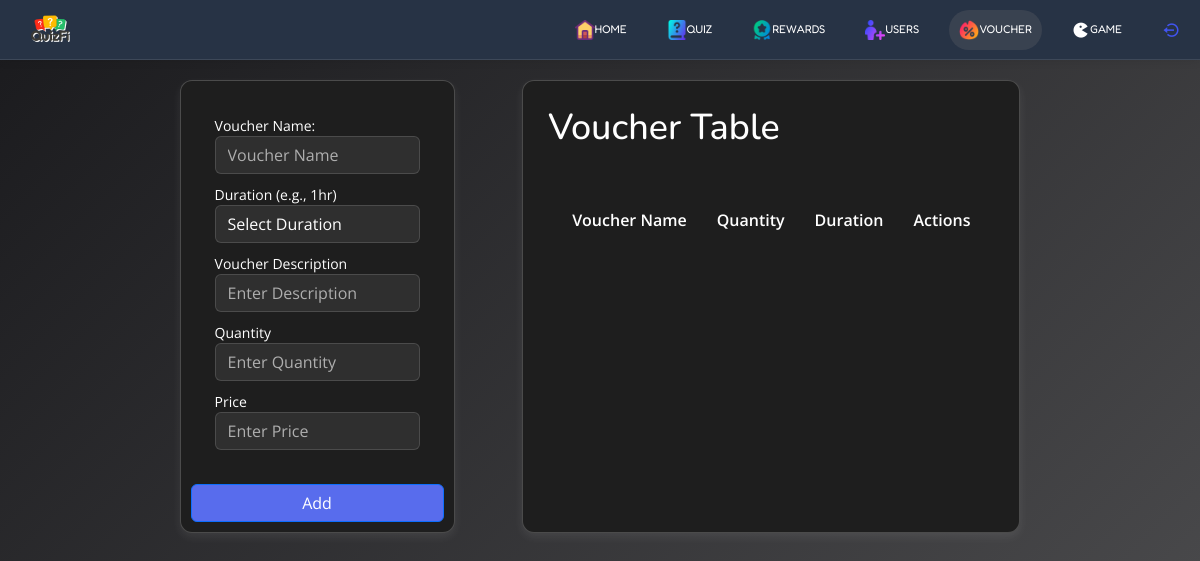
Page /admin/manage_voucher.php (signed in) on the earlier database version.
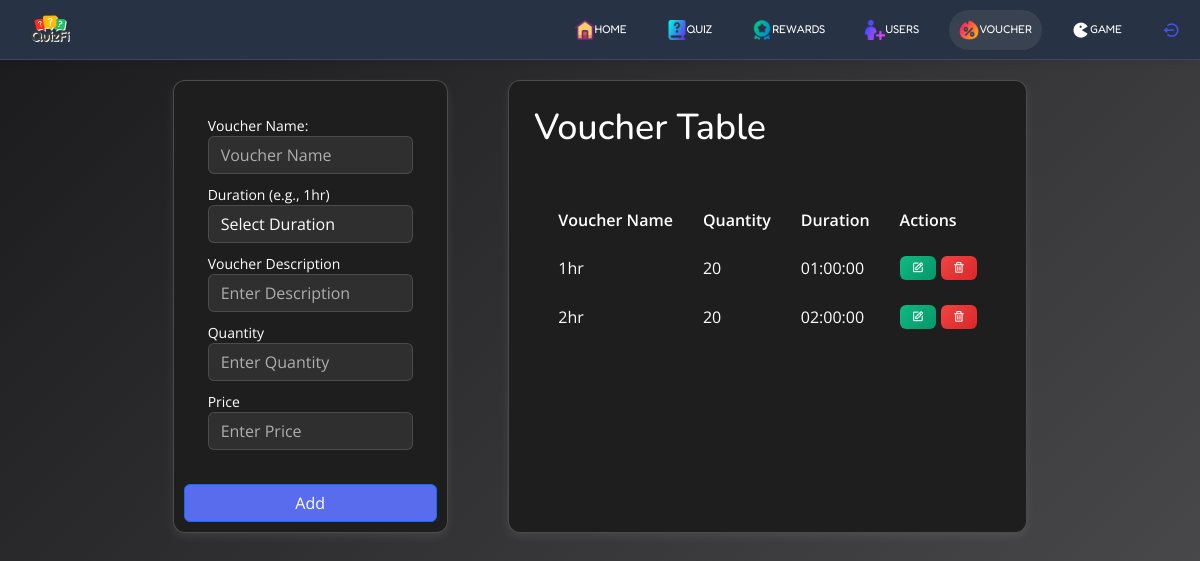
Same page on the later database version.
### tables this page shows
CREATE TABLE IF NOT EXISTS `vouchers` (
  `voucher_id` int NOT NULL AUTO_INCREMENT,
  `voucher_name` varchar(255) DEFAULT NULL,
  `voucher_description` varchar(255) DEFAULT NULL,
  `points` int DEFAULT NULL,
  `quantity` int DEFAULT NULL,
  `duration` time DEFAULT NULL,
  PRIMARY KEY (`voucher_id`)
);

### admin/manage_voucher.php (the view, shortened to what this page needs)
<?php
include 'includes/header.php';
include 'includes/session.php';
?>
<link rel="stylesheet" href="css/manage_voucher.css">
<link rel="stylesheet" href="https://cdn.datatables.net/1.13.7/css/jquery.dataTables.min.css">
<link rel="stylesheet" href="https://cdn.datatables.net/responsive/2.5.0/css/responsive.dataTables.min.css">
<body>
    <header class="header" id="header">
        <?php include_once 'includes/nav-top.php' ?>
    </header>
    <main class="main" id="main">
        <div class="container">
            <div class="card">
                <div class="card-body">
                    <form id="addVoucher">
                        <div class="form-group">
                            <label for="voucher_name">Voucher Name:</label>
                            <input type="text" placeholder="Voucher Name" name="voucher_name" id="voucher_name" class="form-control" required>
                        </div>
                        <div class="form-group">
                            <label for="voucher_duration">Duration (e.g., 1hr)</label>
                            <select class="form-control" id="voucher_duration" name="voucher_duration" required>
                                <option value="" disabled selected>Select Duration</option>
                            </select>
                        </div>
                        <div class="form-group">
                            <label for="voucher_description">Voucher Description</label>
                            <input type="text" placeholder="Enter Description" class="form-control"
                                id="voucher_description" name="voucher_description" required>
                        </div>
                        <div class="form-group">
                            <label for="voucher_quantity">Quantity</label>
                            <input type="number" placeholder="Enter Quantity" class="form-control" id="voucher_quantity"
                                name="voucher_quantity" require d oninput="this.value=this.value.toUpperCase()">
                        </div>
                        <div class="form-group">
                            <label for="voucher_price">Price</label>
                            <input type="number" placeholder="Enter Price" class="form-control" id="voucher_price"
                                name="voucher_price" required oninput="this.value=this.value.toUpperCase()">
                        </div>
                    </form>
                </div>
                <button type="submit" class="btn btn-primary" form="addVoucher">Add</button>
            </div>
            <div class="card">
                <div class="card-header">
                    <h2>Voucher Table</h2>
                </div>
                <div class="card-body">
                    <table id="voucherTable" class="voucherTable stripe">
                        <thead>
                            <tr>
                                <th>Voucher Name</th>
                                <th>Quantity</th>
                                <th>Duration</th>
                                <th>Actions</th>
                            </tr>
                        </thead>
                        <tbody>
                            <?php
                            $sql = "SELECT * FROM vouchers ORDER BY quantity desc";
                            $result = $conn->query($sql);
                            while ($row = $result->fetch_assoc()): ?>
                                <tr>
                                    <td data-label="Voucher Name"><?php echo htmlspecialchars($row['voucher_name']); ?></td>
                                    <td data-label="Quantity"><?php echo htmlspecialchars($row['quantity']); ?></td>
                                    <td data-label="Duration"><?php echo htmlspecialchars($row['duration']); ?></td>
                                    <td data-label="Actions">
                                        <a onclick="editQuantity('<?php echo $row['voucher_id'] ?>', '<?php echo $row['quantity'] ?>')"
                                            class="btn btn-edit" data-toggle="tooltip" data-placement="top"
                                            title="Edit Quantity"><i class='bx bx-edit'></i></a>
                                        <a onclick="delVoucher('<?php echo $row['voucher_id'] ?>')" class="btn btn-delete"
                                            data-toggle="tooltip" data-placement="top" title="Delete Voucher"><i
                                                class='bx bx-trash'></i></a>
                                    </td>
                                </tr>
                            <?php endwhile;
                            ?>
                        </tbody>
                    </table>
                </div>
            </div>
        </div>
    </main>
</body>

### admin/includes/header.php (shortened to what this page needs)
<head>
    <link href="assets/vendor/bootstrap/css/bootstrap.min.css" rel="stylesheet">
    <link href="assets/vendor/bootstrap-icons/bootstrap-icons.css" rel="stylesheet">
    <link href="assets/vendor/boxicons/css/boxicons.min.css" rel="stylesheet">
    <link href="css/style.css" rel="stylesheet">
    <link href="css/nav-top.css" rel="stylesheet">
    <link rel="stylesheet" href="css/toastr.css">
    <link rel="stylesheet" href="css/bubble.css">
</head>
<?php
function getActivePage($pageName)
{
    return (basename($_SERVER['PHP_SELF']) == $pageName) ? 'active' : '';
}
?>

### admin/includes/nav-top.php (shortened to what this page needs)
<div class="quizTitle">
    <div class="logo-container">
        <a href="#" class="logo d-flex align-items-center">
            <img src="assets/img/logo-quizfi.png" alt="quizfi logo">
        </a>
    </div>
    <div class="nav-menu">
        <ul>
            <li class="<?= getActivePage('index.php') ?>">
                <a href="index.php">
                    <img src="assets/font-icons/home.png" alt="Home icon">
                    <span>Home</span>
                </a>
            </li>
            <li class="<?= getActivePage('manage_quiz.php') ?>">
                <a href="manage_quiz.php">
                    <img src="assets/font-icons/quiz.png" alt="Quiz icon">
                    <span>Quiz</span>
                </a>
            </li>
            <li class="<?= getActivePage('manage_rewards.php') ?>">
                <a href="manage_rewards.php">
                    <img src="assets/font-icons/reward.png" alt="Rewards icon">
                    <span>Rewards</span>
                </a>
            </li>
            <li class="<?= getActivePage('manage_users.php') ?>">
                <a href="manage_users.php">
                    <img src="assets/font-icons/users.png" alt="Users icon">
                    <span>Users</span>
                </a>
            </li>
            <li class="<?= getActivePage('manage_voucher.php') ?>">
                <a href="manage_voucher.php">
                    <img src="assets/font-icons/voucher.png" alt="Voucher icon">
                    <span>Voucher</span>
                </a>
            </li>
            <li class="<?= getActivePage('game/create_quiz.php') ?>">
                <a href="game/create_quiz.php">
                    <i class="bx bxs-game"></i>
                    <span>Game</span>
                </a>
            </li>
            <li>
                <a href="logout.php">
                    <i class="bx bx-log-out-circle" style="color: #4154f1"></i>
                </a>
            </li>
        </ul>
    </div>
</div>

### admin/css/style.css (style rules this page uses)
* { margin: 0; padding: 0; box-sizing: border-box; }
body { background: var(--background); font-family: "Open Sans", sans-serif; color: #444444; }
a { color: #4154f1; text-decoration: none; }
h1, h2, h3, h4, h5, h6 { font-family: "Nunito", sans-serif; }
.btn-primary { background-color: #586ced !important; }
#main { margin-top: 60px; padding: 20px 30px; transition: all 0.3s; }
.card { margin-bottom: 30px; border: none; border-radius: 5px; box-shadow: 0px 0 30px rgba(1, 41, 112, 0.1); }
.card-header, .card-footer { border-color: #ebeef4; background-color: #fff; color: #798eb3; padding: 15px; }
.card-body { padding: 0 20px 20px 20px; }
.logo { line-height: 1; }
.logo img { -webkit-filter: drop-shadow(2px 1px 0 rgb(255, 255, 255)); filter: drop-shadow(1px 1px 0 rgb(255, 255, 255)); max-width: 60px; margin-right: 6px; }
.header { position: fixed; top: 0; right: 0; left: 0; display: flex; align-items: center; transition: all 0.5s; z-index: 997; height: 60px; box-shadow: 0px 0px 10px rgba(0, 0, 0, 0.1); border-bottom: 1px solid rgb(255, 255, 255, 0.1); background-color: #273345; padding-left: 20px; }

### admin/css/nav-top.css (style rules this page uses)
.quizTitle { width: 100%; display: flex; flex-direction: row; align-items: center; justify-content: space-between; }
.logo-container { display: flex; align-items: center; }
.nav-menu { z-index: 1; }
.nav-menu ul { flex: 1; display: flex; flex-direction: row; align-items: center; justify-content: space-between; list-style: none; margin: 0; padding: 0; }
.nav-menu li { transition: all 0.3s ease-in-out; position: relative; padding: 10px; margin: 0 10px; }
.nav-menu img { width: 20px; }
.nav-menu a { display: flex; align-items: center; justify-content: center; font-family: "fredoka", sans-serif; text-transform: uppercase; font-weight: 400; font-size: clamp(0.5rem, 1.5vw, 0.7rem); color: #ffffff; }
.nav-menu li.active { border-radius: 20px; background: var(--nav-hover); }
.nav-menu i { color: #ffffff; font-size: clamp(0.5rem, 1.5vw, 1.5rem); }

### admin/css/manage_voucher.css (style rules this page uses)
.btn-edit, .btn-delete { padding: 6px 12px; border: none; border-radius: 6px; font-size: clamp(0.6rem, 1.8vw, 0.8rem); font-weight: 500; cursor: pointer; transition: all 0.2s ease; display: inline-flex; align-items: center; gap: 6px; color: #fff; background: rgba(255, 255, 255, 0.1); backdrop-filter: blur(4px); }
.btn-edit { background: linear-gradient(135deg, #10b981, #059669); }
.btn-delete { background: linear-gradient(135deg, #ef4444, #dc2626); }
.container { display: flex; justify-content: space-evenly; max-width: 1000px; margin: 0 auto; }
.card { padding: 10px; background: #1e1e1e; border-radius: 12px; border: 1px solid var(--border-color); backdrop-filter: blur(8px); margin-bottom: 24px; overflow: hidden; transition: all 0.3s ease; box-shadow: 0 4px 10px rgba(255, 255, 255, 0.08); }
.card-header { background: transparent; color: white; font-size: clamp(0.7rem, 1.5vw, 1rem); font-weight: 400; border-color: transparent; }
.card-header h2 { font-size: clamp(1rem, 3vw, 2.5rem); }
.card-body { padding: 24px; }
table, .studentTable, .dataTables_wrapper .studentTable { width: 100% !important; border-collapse: collapse; table-layout: auto; }
table th, table td { font-size: clamp(0.3rem, 2vw, 1rem) !important; padding: 12px 15px; text-align: left; word-break: break-word; color: #fff !important; }
table th { font-weight: 600; }
.form-group { margin-bottom: 10px; }
.form-control { color: #fff; background-color: rgba(255, 255, 255, 0.08); border: 1px solid var(--border-color); }
.form-group label { color: #fff; font-size: 14px; }
input::placeholder { color: #aeaeae !important; opacity: 1; }

Differences in the rows shown:
added vouchers: voucher_name "1hr", quantity "20", duration "01:00:00"
added vouchers: voucher_name "2hr", quantity "20", duration "02:00:00"
